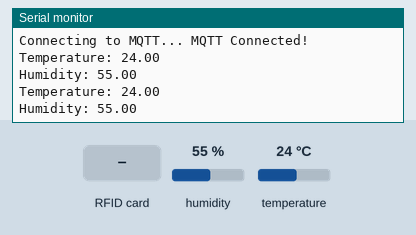
Bench run of a sketch on a simulated ESP8266 (NodeMCU). Parts: the last lines printed to the serial monitor. Inputs (shaded band) come from the test bench; at power-on: humidity 55 %, temperature 24 °C. WiFi joins after 1.5 s; servers stay silent unless stated; no MQTT or app messages arrive unless stated.

Above: at 2.7 s.
2.8 s: RFID card 11 11 11 1A held to the reader
4.7 s: RFID card 5E 7A 19 C4 held to the reader
6.3 s: humidity set to 22 %
7.8 s: temperature set to 12 °C
At 8.4 s:
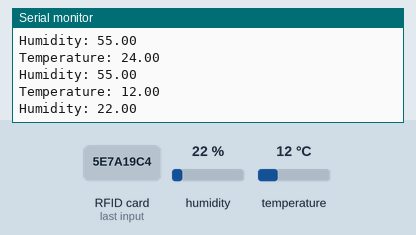
9.3 s: humidity set to 40 %
At 10.0 s:
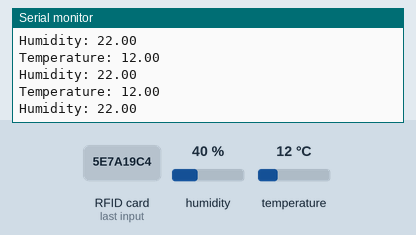
Timing chart, 0 to 11.8 s (numbered marks = the images above; inputs shaded):
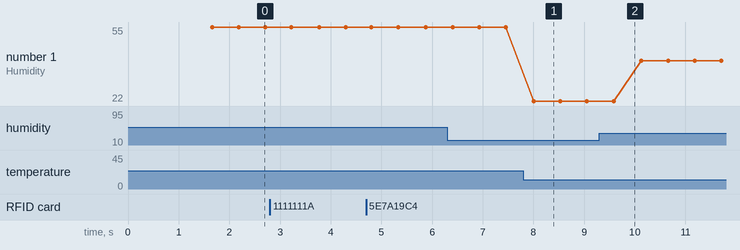

Measured:
- after the input at 7.8 s, the serial monitor: prints a new line after 0.20 s (image 1)
- plotted number 1: 22 → 40 after the input at 9.3 s

The sketch:

rfid_to_esp8266_mqtt.ino
```cpp
/*
  RFID    ESP8266
  VCC====> 3V
  GND=====>GND
  RST====>D1
  SDA=====>D2
  SCL=====>D5
  MOSI=====>D7
  MISO=====>D6
  IRQ ===> Nta pin uyicomekaho uyirekeraho ubusa
*/
#include <ESP8266WiFi.h>
#include "Adafruit_MQTT.h"
#include "Adafruit_MQTT_Client.h"
#include "DHT.h"
#include <SPI.h>
#include <RFID.h>
#define RST_PIN         5          // Configurable, see typical pin layout above
#define SS_PIN          4         // Configurable, see typical pin layout above
/************************* WiFi Access Point *********************************/
#define WLAN_SSID       "e_connect"
#define WLAN_PASS       "1111111a"
/************************* Adafruit.io Setup *********************************/
#define AIO_SERVER      "io.adafruit.com"
#define AIO_SERVERPORT  1883                   // use 8883 for SSL
#define AIO_USERNAME    "abayo"
#define AIO_KEY         "aio_TCHv851JGgPgHH4XABnsOeuE8Kco"
/************* DHT11 Setup ********************************************/
#define DHTPIN D3
#define DHTTYPE DHT11
DHT dht(DHTPIN, DHTTYPE);
/************ Global State (you don't need to change this!) ******************/
// Create an ESP8266 WiFiClient class to connect to the MQTT server.
WiFiClient client;
// or... use WiFiFlientSecure for SSL
//WiFiClientSecure client;
// Setup the MQTT client class by passing in the WiFi client and MQTT server and login details.
Adafruit_MQTT_Client mqtt(&client, AIO_SERVER, AIO_SERVERPORT, AIO_USERNAME, AIO_KEY);
///****************************** Feeds ***************************************/
//// Setup a feed called 'photocell' for publishing.
//// Notice MQTT paths for AIO follow the form: <username>/feeds/<feedname>
Adafruit_MQTT_Publish temperature = Adafruit_MQTT_Publish(&mqtt, AIO_USERNAME "/feeds/temperature");
Adafruit_MQTT_Publish humidity = Adafruit_MQTT_Publish(&mqtt, AIO_USERNAME "/feeds/humidity");
Adafruit_MQTT_Publish door = Adafruit_MQTT_Publish(&mqtt, AIO_USERNAME "/feeds/lock_unlock");
/*************************** Sketch Code ************************************/
// Bug workaround for Arduino 1.6.6, it seems to need a function declaration
// for some reason (only affects ESP8266, likely an arduino-builder bug).
void MQTT_connect();
int checks = 0;

RFID rfid(SS_PIN, RST_PIN);  // Create MFRC522 instance
unsigned int lasttime = 0;
int serNum0;
int serNum1;
int serNum2;
int serNum3;
int serNum4;
String card_num = "";
void setup() {

  Serial.begin(115200);
  SPI.begin();
  rfid.init();
  dht.begin();
  delay(10);
//  Serial.println(F("Adafruit MQTT demo"));
//  // Connect to WiFi access point.
//  Serial.println(); Serial.println();
  Serial.print("Connecting to ");
  Serial.println(WLAN_SSID);
  WiFi.begin(WLAN_SSID, WLAN_PASS);
  while (WiFi.status() != WL_CONNECTED) {
    delay(500);
    Serial.print(".");
  }
  Serial.println();
  Serial.println("WiFi connected");
  Serial.println("IP address: "); Serial.println(WiFi.localIP());

}
uint32_t x = 0;
void loop() {
  card_read();
 temp_humidity();
  delay(500);
}

void temp_humidity() {
  // Ensure the connection to the MQTT server is alive (this will make the first
  // connection and automatically reconnect when disconnected).  See the MQTT_connect
  // function definition further below.
  MQTT_connect();
  // Read humidity
  float h = dht.readHumidity();
  // Read temperature as Celsius
  float t = dht.readTemperature();
  //publish temperature and humidity
  Serial.print(F("\nTemperature: "));
  Serial.print(t);
  Serial.print(F("\nHumidity: "));
  Serial.print(h);
  temperature.publish(t);
  humidity.publish(h);
  door.publish(checks);

}
void card_read() {
  card_num = "";
  unsigned int currenttime = millis();
  if (currenttime - lasttime >= 2000) {
    /* to initialise the variable back to zero after 2 seconds or you can
      change it as deisired, this prevents from submitting the card twice since it may temper with results */
    serNum0 = serNum1 = serNum2 = serNum3 = serNum4 = 0;
  }

  if (rfid.isCard()) {
    if (rfid.readCardSerial()) {
      if (rfid.serNum[0] != serNum0
          && rfid.serNum[1] != serNum1
          && rfid.serNum[2] != serNum2
          && rfid.serNum[3] != serNum3
          && rfid.serNum[4] != serNum4
         ) {
        /* With a new cardnumber, show it. */
        Serial.println(" ");
        Serial.println("Card found");
        serNum0 = rfid.serNum[0];
        serNum1 = rfid.serNum[1];
        serNum2 = rfid.serNum[2];
        serNum3 = rfid.serNum[3];
        serNum4 = rfid.serNum[4];

        card_num += String(rfid.serNum[0], HEX) ;
        card_num += String(rfid.serNum[1], HEX) ;
        card_num += String(rfid.serNum[2], HEX) ;
        card_num += String(rfid.serNum[3], HEX) ;
        card_num += String(rfid.serNum[4], HEX) ;
        lasttime = millis();

        do_action();// call of the function when the user places a card

        //Serial.println(" ");
        Serial.println("Cardnumber:");
        Serial.print("Dec: ");
        Serial.print(rfid.serNum[0], DEC);
        Serial.print(", ");
        Serial.print(rfid.serNum[1], DEC);
        Serial.print(", ");
        Serial.print(rfid.serNum[2], DEC);
        Serial.print(", ");
        Serial.print(rfid.serNum[3], DEC);
        Serial.print(", ");
        Serial.print(rfid.serNum[4], DEC);
        Serial.println(" ");

        Serial.print("Hex: ");
        Serial.print(rfid.serNum[0], HEX);
        Serial.print(", ");
        Serial.print(rfid.serNum[1], HEX);
        Serial.print(", ");
        Serial.print(rfid.serNum[2], HEX);
        Serial.print(", ");
        Serial.print(rfid.serNum[3], HEX);
        Serial.print(", ");
        Serial.print(rfid.serNum[4], HEX);
        Serial.println(" ");
      } else {
        /* If we have the same ID, just write a dot. */
        Serial.print(".");
        Serial.println("Card already tapped , wait for a while to tap your card again");
      }
    }
  }

  rfid.halt();
}
void do_action() {
  if (card_num == "[put your card number in hexadecimal structure]") {
    // code to execute when the card matches
    checks = 1;
     MQTT_connect();
    door.publish(checks);
    delay(4000);
    checks = 0;

  }
  else {
    Serial.println("Invalid card !");
    // code to execute when the user places a wrong card
    checks = 0;
  }

}
void MQTT_connect() {
  int8_t ret;
  // Stop if already connected.
  if (mqtt.connected()) {
    return;
  }
  Serial.print("Connecting to MQTT... ");
  uint8_t retries = 3;
  while ((ret = mqtt.connect()) != 0) { // connect will return 0 for connected
    Serial.println(mqtt.connectErrorString(ret));
    Serial.println("Retrying MQTT connection in 5 seconds...");
    mqtt.disconnect();
    delay(5000);  // wait 5 seconds
    retries--;
    if (retries == 0) {
      // basically die and wait for WDT to reset me
      while (1);
    }
  }
  Serial.println("MQTT Connected!");
}
```
